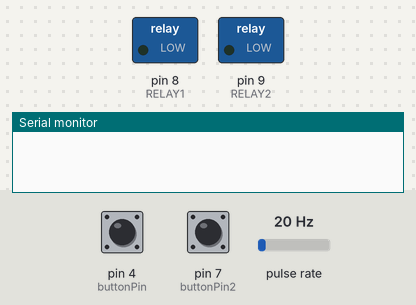
Simulated run of this sketch. Board: Arduino Uno, built with avr-gcc and run on an emulated ATmega328P. On the bench: switched loads named in the sketch (green lamp = pin HIGH), the last lines printed to the serial monitor. Wiring (inferred from the names in the program): pulse sensor: data pin 2. The test bench sets the inputs (shaded band); at power-on: pin 4 (buttonPin) LOW, pin 7 (buttonPin2) LOW, pulse rate 20 Hz.

Above: at 0.1 s.
At 1.2 s:
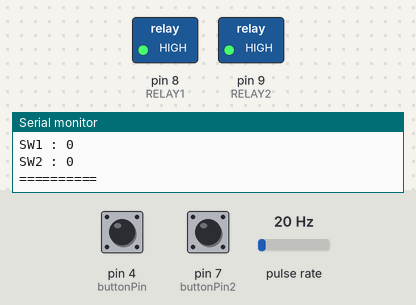
1.3 s: pin 4 (buttonPin) pulled HIGH for 1 s
Timing chart, 0 to 4.3 s (numbered marks = the images above; inputs shaded):
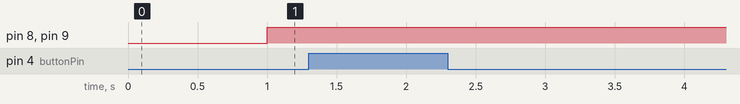

The sketch:

Arduino_FlowWatersensor_2Relay.ino
```cpp
#define RELAY1  8            // ขาสัญญาน Delay
#define RELAY2  9            // ขาสัญญาน Delay
const int buttonPin = 4;     //กำหนดขา switch
const int buttonPin2 = 7;    //กำหนดขา switch
int buttonState = 0;         // กำหนด เก็บค่าสถานะของ state
int buttonState2 = 0;        // กำหนด เก็บค่าสถานะของ state
int data;                    // กำหนด  ตัวแปลสำหรับเก็บค่า ของ switch ช่อง off หรือ 0
int data1;                   // กำหนด ตัวแปลสำหรับเก็บค่า ของ switch ช่อง on1 หรือ 1
int data2;                   // กำหนด ตัวแปลสำหรับเก็บค่า ของ switch ช่อง on2 หรือ 2
volatile int NbTopsFan;      // รอนับรอบการหมุนของ waterflowsensor
int Calc;                    // กำหนด รอนับระดับน้ำ waterflowsensor
int hallsensor = 2;          // กำหนดขาของ waterflowsensor
int checkrob1 = 0;            // กำหนด ค่าสถานะการเช้ครอบ
int checkrob2 = 0;            // กำหนด ค่าสถานะการเช้ครอบ

void setup()
{
  Serial.begin(9600);       // กำหนดค่าการอ่านหรือส่งของพอต์
  pinMode(RELAY1, OUTPUT);  // กำหนดค่าสัญญานขาออก Delay
  pinMode(RELAY2, OUTPUT);  // กำหนดค่าสัญญานขาออก Delay
  pinMode(buttonPin, INPUT); // กำหนดค่าสัญญานขาเข้า switch
  pinMode(buttonPin2, INPUT); // กำหนดค่าสัญญานขาเข้า switch
  pinMode(hallsensor, INPUT); // กำหนดค่าสัญญานขาเข้า watersensor
  attachInterrupt(0, rpm, RISING); // กำหนด interupt เมื่อมีสัญญานขาเข้า = 1 จะกระโดดไปทำงานที่ Function ทันที

}
void loop()
{
  int names = switchs(data, data1, data2);  // Function switchs(data=1, data1=2, data2 =0);
  NbTopsFan = 0;                            //Set NbTops to 0 ready for calculations
  sei();                                    //Enables interrupts
  delay (1000);                             //Wait 1 second
  cli();                                    //Disable interrupts
  Calc = (NbTopsFan * 60 / 7.5);            //(Pulse frequency x 60) / 5.5Q, = flow rate in L / hour
  Serial.print (Calc, DEC);                 //Prints the number calculated above
  Serial.print (" L/hour\r\n");             //Print L/hour\r\n

  switch (names)                            // check switch ว่าเป็น  switch ไหน
  {
    case 1:                                 // ถ้าเป็น switch 1 จะทำใน case 1
      if (Calc <= 0 && checkrob1 == 0)      // ถ้าระดับน้ำมันเป็น 0 แลัวรอบสวิตเป็น 0 จะทำเงื่อนไขข้างล่าง
      {
        interupon();                        //สั่ง ฟั่งชั่น delay interupon เปิดน้ำ
        checkrob1 = 1;                      // set ค่ารอบ ให้ = 1
        Serial.println("==========");
        Serial.println("ON1");
        Serial.print("SW1 : ");
        Serial.println(checkrob1);
        Serial.println("==========");

      }
      else if (Calc >= 120 || checkrob1 >= 2)  // ถ้าระดับน้ำมันเป็น 120 แลัวรอบสวิตเป็น 2 โดยการนำค่า 121 มาเช้ค จะทำเงื่อนไขข้างล่าง
      {
        interupoff();                       //สั่ง ฟั่งชั่น delay interupoff ปิดน้ำ
        checkrob1 = checkrob1 + Calc ;      // นำค่ารอบ ที่ = 1 ไป + กับ ค่า calc คือระดับน้ำ จะได้ 120 + 1 = 121
        Serial.println("==========");       // print "=========="
        Serial.println("OFF1");             // print "OFF1"
        Serial.print("SW1 : ");             // print "SW1 : "
        Serial.println(checkrob1);          // print ค่า รอบ
        Serial.println("==========");       // print "=========="

      }
      break;
    case 2:                                 // ถ้าเป็น switch 2 จะทำใน case 2
      if (Calc <= 0 && checkrob2 == 0)      // ถ้าระดับน้ำมันเป็น 0 แลัวรอบสวิตเป็น 0 จะทำเงื่อนไขข้างล่าง
      {
        interupon();                        //สั่ง ฟั่งชั่น delay interupon เปิดน้ำ
        checkrob2 = 1;                      // set ค่ารอบ ให้ = 1
        Serial.println("==========");       // print "=========="
        Serial.println("ON2");              // print "ON2"
        Serial.print("SW2 : ");             // print "SW2 : "
        Serial.println(checkrob2);          // print ค่า รอบ
        Serial.println("==========");       // print "=========="
      }
      else if (Calc >= 222 || checkrob2 >= 2) // ถ้าระดับน้ำมันเป็น 120 แลัวรอบสวิตเป็น 2 โดยการนำค่า 223 มาเช้ค จะทำเงื่อนไขข้างล่าง
      {
        interupoff();                       //สั่ง ฟั่งชั่น delay interupoff ปิดน้ำ
        checkrob2 = checkrob2 + Calc;       // นำค่ารอบ ที่ = 1 ไป + กับ ค่า calc คือระดับน้ำ จะได้ 222 + 1 = 223
        Serial.println("==========");       // print "=========="
        Serial.println("OFF2");             // print "OFF2"
        Serial.print("SW2 : ");             // print "SW2 : "
        Serial.println(checkrob2);          // print ค่า รอบ
        Serial.println("==========");       // print "=========="
      }
      break;
    case 0:                                 // ถ้าเป็น switch 0 จะทำใน case 0
      interupoff();                         //สั่ง ฟั่งชั่น delay interupoff ปิดน้ำ
      checkrob1 = 0;                        // set ค่ารอบ ให้ = 0
      checkrob2 = 0;                        // set ค่ารอบ ให้ = 0
      Serial.println("==========");         // print "=========="
      Serial.println("OFF System");         // print "OFF System"
      Serial.print("SW1 : ");               // print "SW1"
      Serial.println(checkrob1);            // print ค่า รอบ
      Serial.print("SW2 : ");               // print "SW2"
      Serial.println(checkrob2);            // print ค่า รอบ
      Serial.println("==========");         // print "=========="
      break;
  }
}
int switchs(int data, int data1, int data2) // Function switch เก็ยค่าสถานะของ switch
{
  buttonState = digitalRead(buttonPin);     //Reading switch1
  buttonState2 = digitalRead(buttonPin2);   //Reading  switch2

  if (buttonState == HIGH)                  //Reading switch1 if == HIGH set data = 1
  {
    data = 1;                               //set data = 1
    return data;                            //return data
  }
  else if (buttonState2 == HIGH)            //Reading switch2 if == HIGH  set data = 1
  {
    data1 = 2;                              //set data = 1
    return data1;                           //return data
  }
  else if (buttonState == LOW || buttonState2 == LOW) //Reading switch1 and Reading switch2 if == LOW set data = 0
  {
    data2 = 0;                              //set data = 0
    return data2;                           //return data
  }
}
void interupon()                            // Function interupon
{
  digitalWrite(RELAY1, LOW);                // Turns Relay Off
  digitalWrite(RELAY2, LOW);                // Turns Relay Off
}
void interupoff()                           // Function interupon
{
  digitalWrite(RELAY1, HIGH);               // Turns Relay Off
  digitalWrite(RELAY2, HIGH);               // Turns Relay Off
}
void rpm ()                                 // Function rmp
{
  NbTopsFan++;                              // บวกค่ารอบ ของ waterflowsensor
}
```
